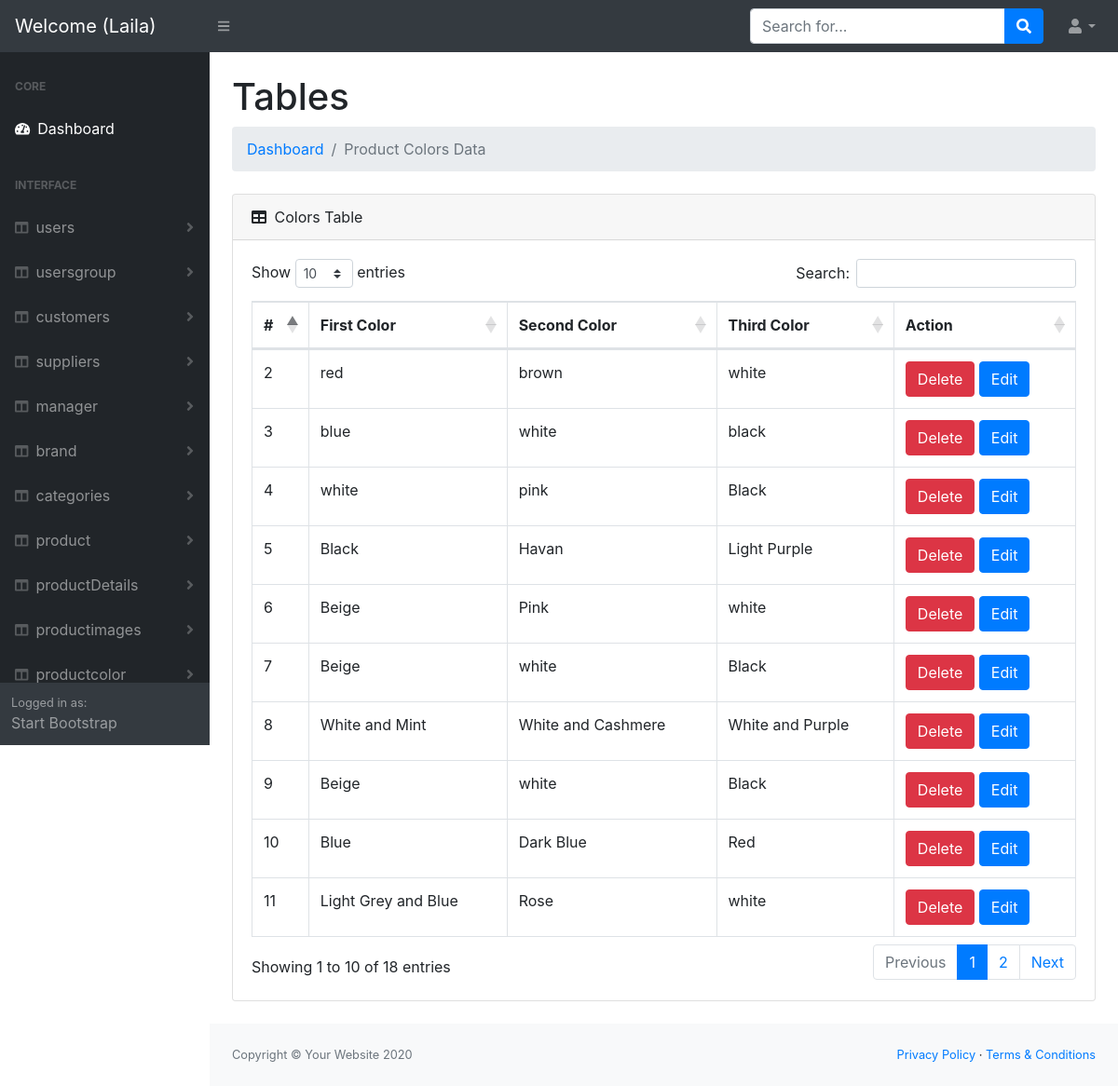
The app's page /Dashboard/admin/productcolor/index.php (signed in) with its own data.
### tables this page shows
CREATE TABLE `productcolor` (
  `id` int(11) NOT NULL,
  `firstcolor` varchar(50) NOT NULL,
  `secondcolor` varchar(50) NOT NULL,
  `thirdcolor` varchar(50) NOT NULL
);

### Dashboard/admin/productcolor/index.php (the view, shortened to what this page needs)
<?php
include '../helpers/dbconnection.php';
$sql = "SELECT `id`, `firstcolor`, `secondcolor`, `thirdcolor` FROM `productcolor` ORDER BY `productcolor`.`id` desc   ";
$op  = mysqli_query($conn, $sql);
include '../header.php';
?>
<body class="sb-nav-fixed">
    <?php
    include '../nav.php';
    ?>
    <div id="layoutSidenav">
        <?php
        include '../sidNave.php';
        ?>
        <div id="layoutSidenav_content">
            <main>
                <div class="container-fluid">
                    <h1 class="mt-4">Tables</h1>
                    <ol class="breadcrumb mb-4">
                        <?php
                        if (isset($_SESSION['errors'])) {
                            foreach ($_SESSION['errors'] as $key =>  $value) {
                                echo '* ' . $key . ' : ' . $value . '<br>';
                            }
                            unset($_SESSION['errors']);
                        } else {
                        ?>
                            <li class="breadcrumb-item"><a href="index.html">Dashboard</a></li>
                            <li class="breadcrumb-item active">Product Colors Data</li>
                        <?php } ?>
                    </ol>
                    <div class="card mb-4">
                        <div class="card-header">
                            <i class="fas fa-table mr-1"></i>
                            Colors Table
                        </div>
                        <div class="card-body">
                            <div class="table-responsive">
                                <table class="table table-bordered" id="dataTable" width="100%" cellspacing="0">
                                    <thead>
                                        <tr>
                                            <th>#</th>
                                            <th>First Color </th>
                                            <th>Second Color</th>
                                            <th>Third Color</th>
                                            <th>Action</th>
                                        </tr>
                                    </thead>
                                    <tbody>
                                        <?php
                                        while ($result = mysqli_fetch_assoc($op)) {
                                        ?>
                                            <tr>
                                                <td><?php echo $result['id']; ?></td>
                                                <td><?php echo $result['firstcolor']; ?></td>
                                                <td><?php echo $result['secondcolor']; ?></td>
                                                <td><?php echo $result['thirdcolor']; ?></td>
                                                <td>
                                                    <a href='delete.php?id=<?php echo $result['id']; ?>' class='btn btn-danger m-r-1em'>Delete</a>
                                                    <a href='edit.php?id=<?php echo $result['id']; ?>' class='btn btn-primary m-r-1em'>Edit</a>
                                                </td>
                                            </tr>
                                        <?php } ?>
                                    </tbody>
                                </table>
                            </div>
                        </div>
                    </div>
                </div>
            </main>
            <?php
            include '../footer.php';
            ?>

### records on screen
productcolor: id "11", firstcolor "Light Grey and Blue", secondcolor "Rose", thirdcolor "white"
productcolor: id "10", firstcolor "Blue", secondcolor "Dark Blue", thirdcolor "Red"
productcolor: id "9", firstcolor "Beige", secondcolor "white", thirdcolor "Black"
productcolor: id "8", firstcolor "White and Mint", secondcolor "White and Cashmere", thirdcolor "White and Purple"
productcolor: id "7", firstcolor "Beige", secondcolor "white", thirdcolor "Black"
productcolor: id "6", firstcolor "Beige", secondcolor "Pink", thirdcolor "white"
productcolor: id "5", firstcolor "Black", secondcolor "Havan", thirdcolor "Light Purple"
productcolor: id "4", firstcolor "white", secondcolor "pink", thirdcolor "Black"
productcolor: id "3", firstcolor "blue", secondcolor "white", thirdcolor "black"
productcolor: id "2", firstcolor "red", secondcolor "brown", thirdcolor "white"

### other values on screen
$_SESSION['User']['firstName'] "Laila"
$data "users"
$data "usersgroup"
$data "customers"
$data "suppliers"
$data "manager"
$data "brand"
$data "categories"
$data "product"
$data "productDetails"
$data "productimages"
$data "productcolor"
